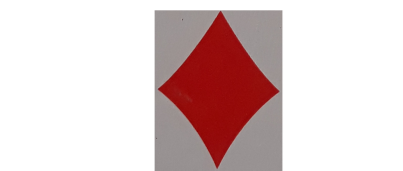
#> input picture Learning Items/template.png, 403 x 171 px, found by its file name
$ python NMS.py
#> lines starting #> are read from the running program, lines starting #| are printed output that depends on the picture
#> further down, template_diamonds is the input picture: shape (171, 403, 3) float32; mean R, G, B 0.88, 0.809, 0.809
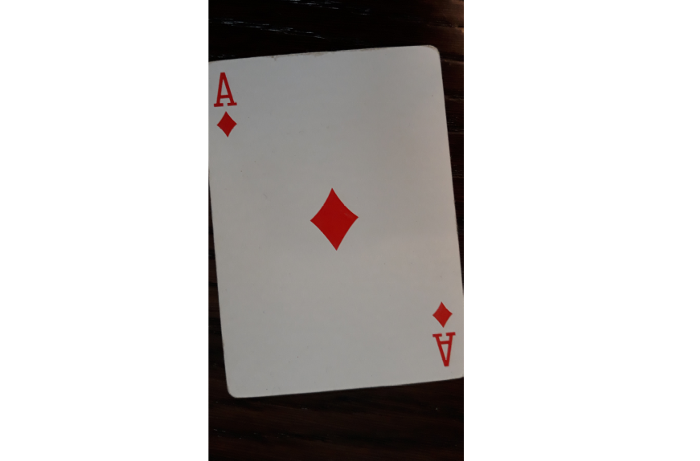
#> input picture Learning Items/image.png, 700 x 461 px, found by its file name
#> further down, ace_diamonds_rotated is the input picture: shape (461, 700, 4) float32; mean R, G, B, A 0.155, 0.145, 0.14, 0.365

import pyautogui
import cv2
import numpy as np
import os
import time
import matplotlib.pyplot as plt
import copy


def NMS(boxes, overlapThresh = 0.4):
    #return an empty list, if no boxes given
    if len(boxes) == 0:
        return []
    x1 = boxes[:, 0]  # x coordinate of the top-left corner
    y1 = boxes[:, 1]  # y coordinate of the top-left corner
    x2 = boxes[:, 2]  # x coordinate of the bottom-right corner
    y2 = boxes[:, 3]  # y coordinate of the bottom-right corner
    # compute the area of the bounding boxes and sort the bounding
    # boxes by the bottom-right y-coordinate of the bounding box
    areas = (x2 - x1 + 1) * (y2 - y1 + 1) # We have a least a box of one pixel, therefore the +1
    indices = np.arange(len(x1))
    for i,box in enumerate(boxes):
        temp_indices = indices[indices!=i]
        xx1 = np.maximum(box[0], boxes[temp_indices,0])
        yy1 = np.maximum(box[1], boxes[temp_indices,1])
        xx2 = np.minimum(box[2], boxes[temp_indices,2])
        yy2 = np.minimum(box[3], boxes[temp_indices,3])
        w = np.maximum(0, xx2 - xx1 + 1)
        h = np.maximum(0, yy2 - yy1 + 1)
        # compute the ratio of overlap
        overlap = (w * h) / areas[temp_indices]
        if np.any(overlap) > treshold:
            indices = indices[indices != i]
    return boxes[indices].astype(int)

def bounding_boxes(image, template):
    (tH, tW) = template.shape[:2]             # getting height and width of template
#> tH = 171; tW = 403
    imageGray = cv2.cvtColor(image, 0)        # convert the image to grayscale
    templateGray = cv2.cvtColor(template, 0)  # convert the template to grayscale

    result = cv2.matchTemplate(imageGray, templateGray, cv2.TM_CCOEFF_NORMED)  # template matching return the correlatio
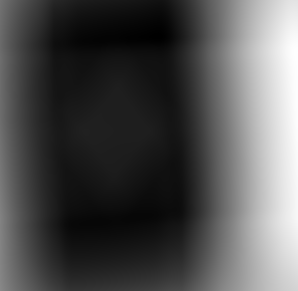
#> result: shape (291, 298) float32; min -0.376, max 0.301, mean -0.163; drawn with min black and max white
    (y1, x1) = np.where(result >= treshold)  # object is detected, where the correlation is above the treshold
#> y1 = empty array; x1 = empty array
    boxes = np.zeros((len(y1), 4))      # construct array of zeros
#> boxes = empty array
    x2 = x1 + tW                       # calculate x2 with the width of the template
#> x2 = empty array
    y2 = y1 + tH                       # calculate y2 with the height of the template
#> y2 = empty array
    # fill the bounding boxes array
    boxes[:, 0] = x1
    boxes[:, 1] = y1
    boxes[:, 2] = x2
    boxes[:, 3] = y2
    return boxes.astype(int)

def draw_bounding_boxes(image,boxes):
    for box in boxes:
        image = cv2.rectangle(copy.deepcopy(image),box[:2], box[2:], (255,0,0), 3)
    return image

if __name__ == "__main__":
    time.sleep(2)
    treshold = 0.8837 # the correlation treshold, in order for an object to be recognised
    template_diamonds = plt.imread(r"/home/kawsar/Desktop/Deep Learning/Object Detection/template.png")

    ace_diamonds_rotated = plt.imread(r"/home/kawsar/Desktop/Deep Learning/Object Detection/image.png")

    boxes_redundant = bounding_boxes(ace_diamonds_rotated, template_diamonds) # calculate bounding boxes
#> boxes_redundant = empty array
    boxes = NMS(boxes_redundant)                                            # remove redundant bounding boxes
#> boxes = []
    overlapping_BB_image = draw_bounding_boxes(ace_diamonds_rotated, boxes_redundant)  # draw image with all redundant bounding boxes
    segmented_image = draw_bounding_boxes(ace_diamonds_rotated,boxes)           # draw the bounding boxes onto the image
    plt.imshow(overlapping_BB_image)
    plt.show()
    plt.imshow(segmented_image)
    plt.show()
